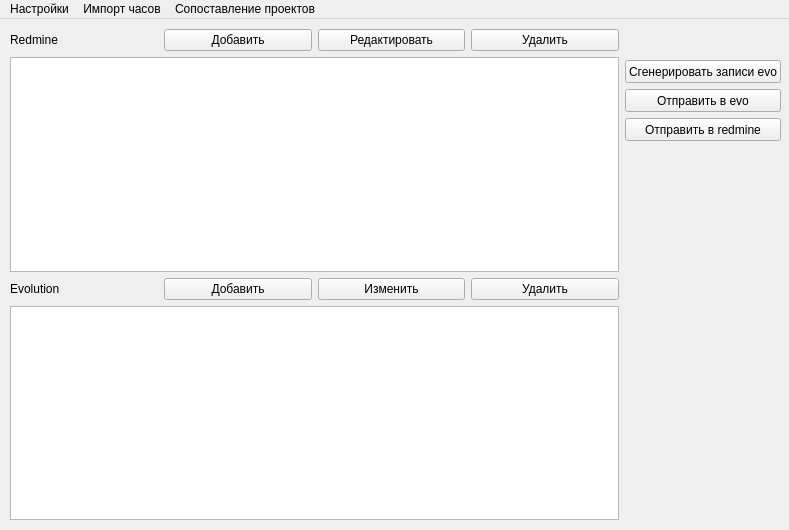
<?xml version="1.0" encoding="UTF-8"?>
<ui version="4.0">
 <class>MainWindow</class>
 <widget class="QMainWindow" name="MainWindow">
  <property name="geometry">
   <rect>
    <x>0</x>
    <y>0</y>
    <width>789</width>
    <height>530</height>
   </rect>
  </property>
  <property name="windowTitle">
   <string>MainWindow</string>
  </property>
  <widget class="QWidget" name="centralwidget">
   <property name="autoFillBackground">
    <bool>false</bool>
   </property>
   <widget class="QWidget" name="horizontalLayoutWidget">
    <property name="geometry">
     <rect>
      <x>10</x>
      <y>10</y>
      <width>771</width>
      <height>491</height>
     </rect>
    </property>
    <layout class="QHBoxLayout" name="horizontalLayout">
     <item>
      <layout class="QVBoxLayout" name="verticalLayout_2">
       <item>
        <layout class="QHBoxLayout" name="horizontalLayout_2">
         <item>
          <widget class="QLabel" name="label">
           <property name="text">
            <string>Redmine</string>
           </property>
          </widget>
         </item>
         <item>
          <widget class="QPushButton" name="btnRedmineTaskAdd">
           <property name="text">
            <string>Добавить</string>
           </property>
          </widget>
         </item>
         <item>
          <widget class="QPushButton" name="btnRedmineTaskEdit">
           <property name="text">
            <string>Редактировать</string>
           </property>
          </widget>
         </item>
         <item>
          <widget class="QPushButton" name="btnRedmineTaskDelete">
           <property name="text">
            <string>Удалить</string>
           </property>
          </widget>
         </item>
        </layout>
       </item>
       <item>
        <widget class="QTableView" name="redmineTasks"/>
       </item>
       <item>
        <layout class="QHBoxLayout" name="horizontalLayout_3">
         <item>
          <widget class="QLabel" name="label_2">
           <property name="text">
            <string>Evolution</string>
           </property>
          </widget>
         </item>
         <item>
          <widget class="QPushButton" name="btnEvoTaskAdd">
           <property name="text">
            <string>Добавить</string>
           </property>
          </widget>
         </item>
         <item>
          <widget class="QPushButton" name="btnEvoTaskEdit">
           <property name="text">
            <string>Изменить</string>
           </property>
          </widget>
         </item>
         <item>
          <widget class="QPushButton" name="btnEvoTaskDelete">
           <property name="text">
            <string>Удалить</string>
           </property>
          </widget>
         </item>
        </layout>
       </item>
       <item>
        <widget class="QTableView" name="evoTasks"/>
       </item>
      </layout>
     </item>
     <item>
      <layout class="QVBoxLayout" name="verticalLayout">
       <property name="topMargin">
        <number>31</number>
       </property>
       <item>
        <widget class="QPushButton" name="btnEvoTaskGenerate">
         <property name="minimumSize">
          <size>
           <width>0</width>
           <height>23</height>
          </size>
         </property>
         <property name="text">
          <string>Сгенерировать записи evo</string>
         </property>
        </widget>
       </item>
       <item>
        <widget class="QPushButton" name="btnSendToEvo">
         <property name="minimumSize">
          <size>
           <width>0</width>
           <height>23</height>
          </size>
         </property>
         <property name="text">
          <string>Отправить в evo</string>
         </property>
        </widget>
       </item>
       <item alignment="Qt::AlignTop">
        <widget class="QPushButton" name="btnSendToRedmine">
         <property name="minimumSize">
          <size>
           <width>0</width>
           <height>23</height>
          </size>
         </property>
         <property name="text">
          <string>Отправить в redmine</string>
         </property>
        </widget>
       </item>
      </layout>
     </item>
    </layout>
   </widget>
  </widget>
  <widget class="QMenuBar" name="menubar">
   <property name="geometry">
    <rect>
     <x>0</x>
     <y>0</y>
     <width>789</width>
     <height>21</height>
    </rect>
   </property>
   <widget class="QMenu" name="menu">
    <property name="title">
     <string>Настройки</string>
    </property>
   </widget>
   <widget class="QMenu" name="menu_2">
    <property name="title">
     <string>Сопоставление проектов</string>
    </property>
   </widget>
   <widget class="QMenu" name="menu_Hamster">
    <property name="title">
     <string>Импорт часов</string>
    </property>
    <addaction name="actionHamster"/>
    <addaction name="actionRedmine"/>
   </widget>
   <addaction name="menu"/>
   <addaction name="menu_Hamster"/>
   <addaction name="menu_2"/>
  </widget>
  <action name="actionHamster">
   <property name="text">
    <string>Hamster</string>
   </property>
  </action>
  <action name="actionRedmine">
   <property name="text">
    <string>Redmine</string>
   </property>
  </action>
 </widget>
 <resources/>
 <connections/>
</ui>
